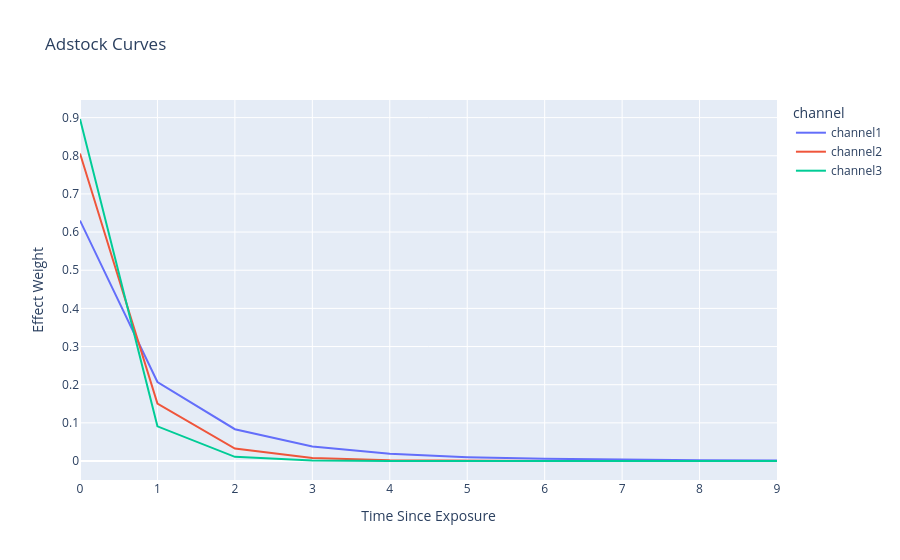

Notebook code for this chart:
### Code cell
mmm.plot_interactive.adstock_curves(
    single_dim_facet="col",
)

### Figure 1 — Plotly figure (JSON) as saved in the notebook; plotly's stock layout.template omitted (floating-point values rounded to 4 significant figures)
{"data": [{"hovertemplate": "channel=channel1<br>Time Since Exposure=%{x}<br>Effect Weight=%{y}<extra></extra>", "legendgroup": "channel1", "line": {"color": "#636efa", "dash": "solid"}, "marker": {"symbol": "circle"}, "mode": "lines", "name": "channel1", "orientation": "v", "showlegend": true, "type": "scatter", "x": [0, 1, 2, 3, 4, 5, 6, 7, 8, 9], "xaxis": "x", "y": [0.6302, 0.2071, 0.08332, 0.03802, 0.01895, 0.01009, 0.005676, 0.00334, 0.002045, 0.001296], "yaxis": "y"}, {"hovertemplate": "channel=channel2<br>Time Since Exposure=%{x}<br>Effect Weight=%{y}<extra></extra>", "legendgroup": "channel2", "line": {"color": "#EF553B", "dash": "solid"}, "marker": {"symbol": "circle"}, "mode": "lines", "name": "channel2", "orientation": "v", "showlegend": true, "type": "scatter", "x": [0, 1, 2, 3, 4, 5, 6, 7, 8, 9], "xaxis": "x", "y": [0.806, 0.1504, 0.03264, 0.007957, 0.002128, 0.0006127, 0.0001873, 6.012e-05, 2.01e-05, 6.957e-06], "yaxis": "y"}, {"hovertemplate": "channel=channel3<br>Time Since Exposure=%{x}<br>Effect Weight=%{y}<extra></extra>", "legendgroup": "channel3", "line": {"color": "#00cc96", "dash": "solid"}, "marker": {"symbol": "circle"}, "mode": "lines", "name": "channel3", "orientation": "v", "showlegend": true, "type": "scatter", "x": [0, 1, 2, 3, 4, 5, 6, 7, 8, 9], "xaxis": "x", "y": [0.8964, 0.09093, 0.01096, 0.00149, 0.0002229, 3.624e-05, 6.322e-06, 1.171e-06, 2.28e-07, 4.623e-08], "yaxis": "y"}], "layout": {"hovermode": "x", "legend": {"title": {"text": "channel"}, "tracegroupgap": 0}, "title": {"text": "Adstock Curves"}, "xaxis": {"anchor": "y", "domain": [0, 1], "title": {"text": "Time Since Exposure"}}, "yaxis": {"anchor": "x", "domain": [0, 1], "title": {"text": "Effect Weight"}}}}
